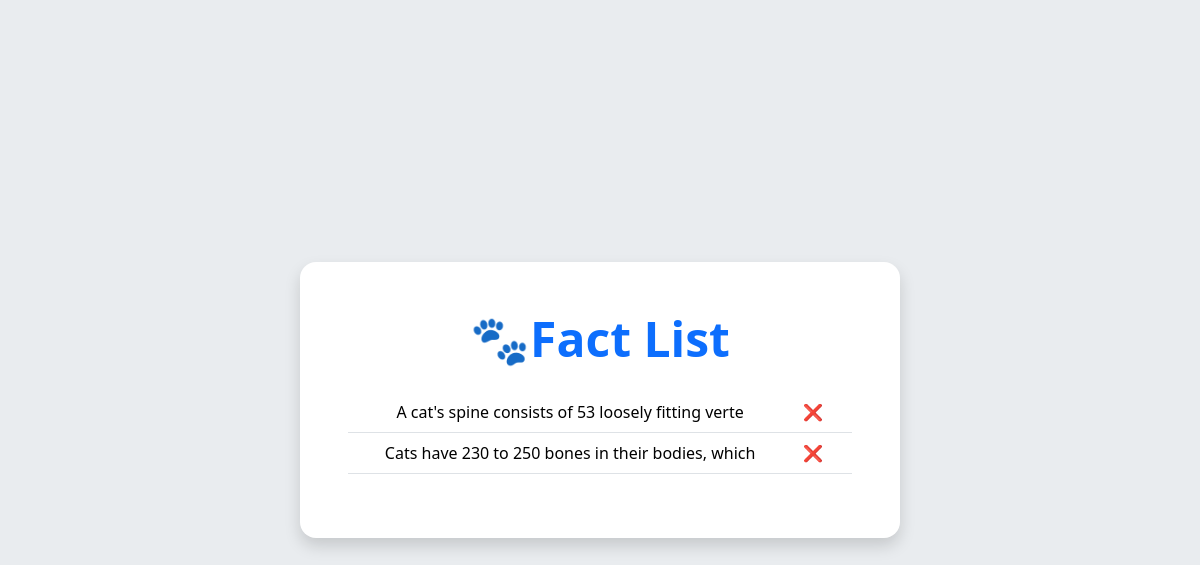
Page /api/fact_list on the earlier database version.
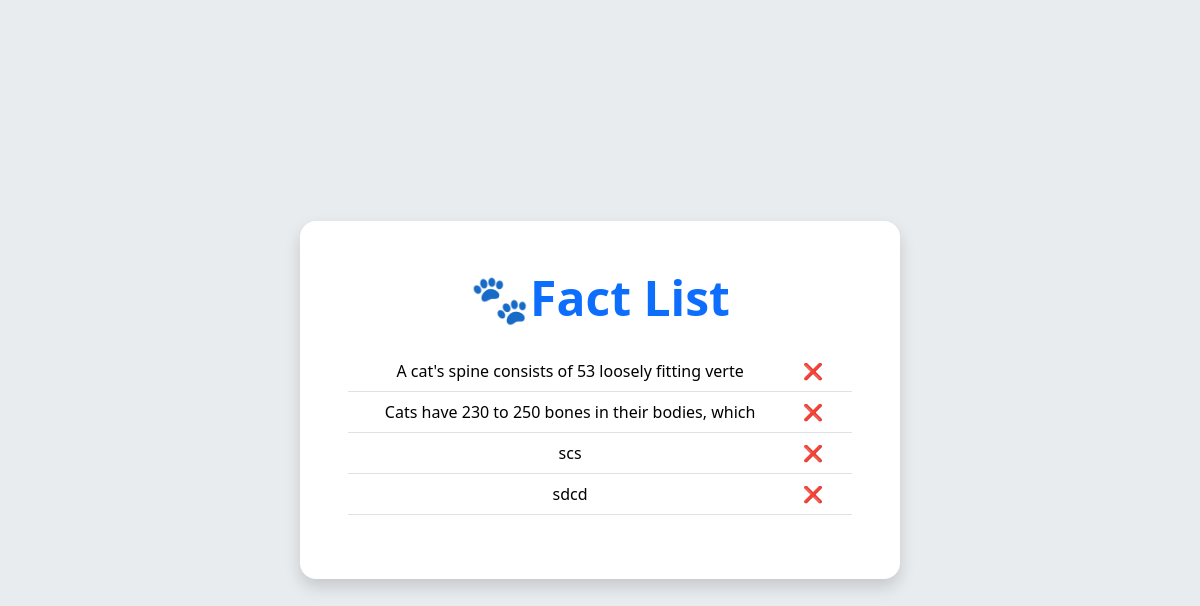
Same page on the later database version.
### facts/models.py (models this page shows)
class CatFact(models.Model):
	fact = models.TextField()
	created_at = models.DateTimeField(auto_now_add =True)
	def __str__(self):
		return self.fact[:50]

### facts/views.py (the view)
# urls.py: path("fact_list",catfact_list_http_response, name="fact_list"),
def catfact_list_http_response(request):
	context = {}
	context['facts'] = CatFact.objects.all()
	return render(request, "fact_list.html", context)

### facts/templates/fact_list.html (shortened to what this page needs)
<!DOCTYPE html>
<html lang="en">
<head>
    <link href="https://cdn.jsdelivr.net/npm/bootstrap@5.3.2/dist/css/bootstrap.min.css" rel="stylesheet">
</head>
<body>
    <div class="container d-flex justify-content-center px-3">
        <div class="card fact-card border-0 text-center p-5 bg-white">
            <h1 class="display-5 mb-4 fw-bold text-primary">🐾Fact List</h1>
            <table class="table table-hover">
            	{% for fact in facts %}
					<tr id="{{ fact.id }}"><td>{{ fact }}</td><td  class="deleteBtn" onclick="deleteRow({{fact.id}})"> ❌ <td></tr>
				{% endfor %}
			</table>
        </div>
    </div>
</body>
</html>

Differences in the rows shown:
added CatFact: fact "scs"
added CatFact: fact "sdcd"
